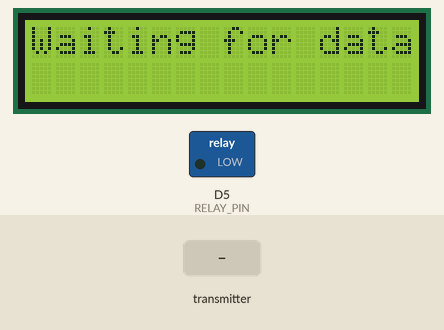
A sketch run on a simulated ESP8266 (NodeMCU). Parts: 16×2 character LCD, switched loads named in the sketch (green lamp = pin HIGH). The test bench sets the inputs (shaded band). WiFi joins after 1.5 s; servers stay silent unless stated; what the sketch prints to the serial monitor is not drawn.

Above: at 2.7 s.
2.8 s: the transmitter starts sending temperature = 0
At 4.0 s:
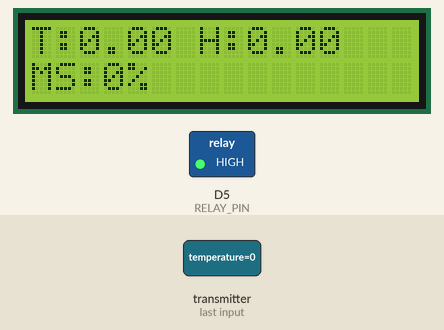
4.3 s: the transmitter starts sending moisture = 256
At 5.5 s:
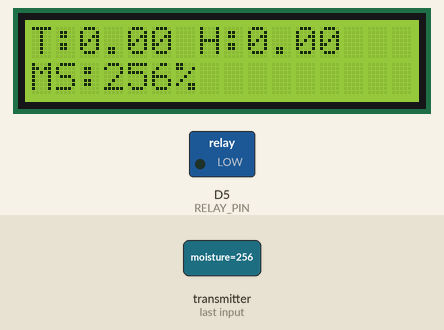
5.8 s: the transmitter starts sending humidity = 25
At 6.6 s:
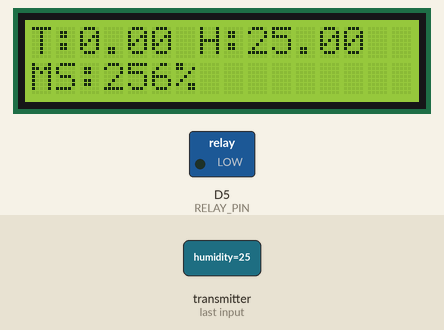
7.3 s: the transmitter starts sending temperature = 25
At 7.8 s:
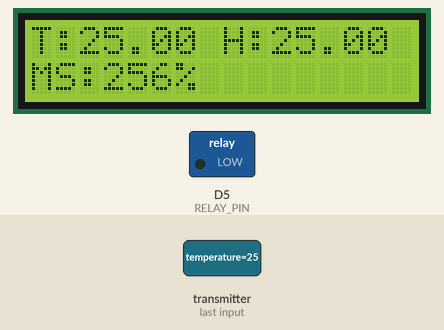
8.8 s: the transmitter starts sending humidity = 0
At 10.0 s:
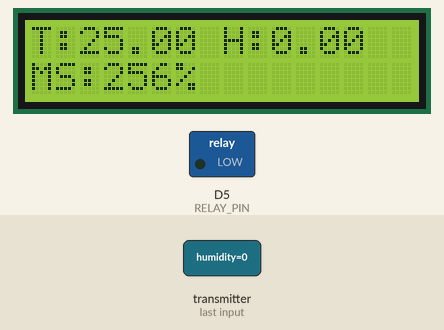
10.3 s: the transmitter starts sending moisture = 0
At 11.2 s:
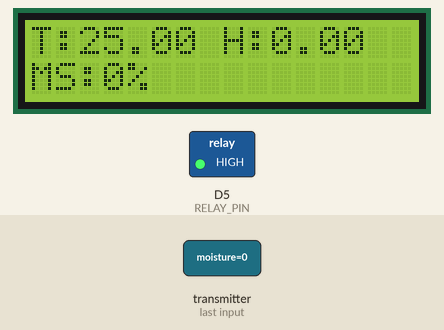
Timing chart, 0 to 12.8 s (numbered marks = the images above; inputs shaded):
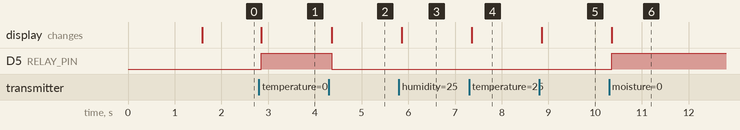

Measured:
- after the input at 2.8 s, D5 (RELAY_PIN): LOW → HIGH after 0.06 s; the display: changes after 0.06 s (image 1)
- after the input at 4.3 s, D5 (RELAY_PIN): HIGH → LOW after 0.06 s; the display: changes after 0.06 s (image 2)
- after the input at 5.8 s, the display: changes after 0.06 s (image 3)
- after the input at 7.3 s, the display: changes after 0.06 s (image 4)
- after the input at 8.8 s, the display: changes after 0.06 s (image 5)
- after the input at 10.3 s, D5 (RELAY_PIN): LOW → HIGH after 0.06 s; the display: changes after 0.06 s (image 6)

The sketch:

Master_without_Blynk.ino
```cpp
// This is the final code for the Master without Blynk
// Just upload this code to the master ESP for receiving information from the slave and displaying it on the master's LCD

// just Change the wifi credentials!

#include <ESP8266WiFi.h>
#include <espnow.h>
#include <Wire.h>
#include <LiquidCrystal_PCF8574.h>

// Pin definitions
#define RELAY_PIN D5        // Pin connected to relay (for water pump control)

// Initialize the LCD with I2C address 0x27 (adjust if necessary)
LiquidCrystal_PCF8574 lcd(0x27); // only connect 16x2 LCD display with I2C Connector.

// Structure to receive data from the slave
typedef struct struct_message {
  float temperature;
  float humidity;
  int moisture;
} struct_message;

// Create a struct_message object to hold received data
struct_message receivedData;

// Relay control variable
bool relayStatus = false;
int moistureThreshold = 30;  // Threshold for soil moisture to turn on the pump

// Function prototypes
void OnDataRecv(uint8_t *mac, uint8_t *incomingData, uint8_t len);

void setup() {
  // Initialize Serial Monitor
  Serial.begin(115200);

  // Set up Wi-Fi connection
  WiFi.begin("iot", "00000000"); // Wi-Fi SSID and Password, change according to your's!
  // Wait for the Wi-Fi to connect
  while (WiFi.status() != WL_CONNECTED) {
    delay(500);
    Serial.print(".");
  }
  Serial.println("Connected to Wi-Fi");

  // Initialize the LCD
  lcd.begin(16, 2);          // Set up the LCD's number of columns and rows
  lcd.setBacklight(255);      // Turn on the backlight with maximum brightness

  // Display a startup message on the LCD
  lcd.clear();
  lcd.setCursor(0, 0);
  lcd.print("Waiting for data");

  // Initialize relay pin as output
  pinMode(RELAY_PIN, OUTPUT);
  digitalWrite(RELAY_PIN, LOW);  // Start with the relay off

  // Set up Wi-Fi in station mode
  WiFi.mode(WIFI_STA);

  // Initialize ESP-NOW
  if (esp_now_init() != 0) {
    Serial.println("Error initializing ESP-NOW");
    lcd.clear();
    lcd.setCursor(0, 0);
    lcd.print("ESP-NOW Init Fail");
    return;
  }

  // Register the receive callback function to process data from the slave
  esp_now_set_self_role(ESP_NOW_ROLE_CONTROLLER);
  esp_now_register_recv_cb(OnDataRecv);

  Serial.println("Master ready to receive data...");
}

void OnDataRecv(uint8_t *mac, uint8_t *incomingData, uint8_t len) {
  // Copy the received data into the struct
  memcpy(&receivedData, incomingData, sizeof(receivedData));

  // Print received data to the Serial Monitor
  Serial.print("Temperature: ");
  Serial.print(receivedData.temperature);
  Serial.print(" °C, Humidity: ");
  Serial.print(receivedData.humidity);
  Serial.print(" %, Moisture: ");
  Serial.println(receivedData.moisture);

  // Display received data on the LCD
  lcd.clear();
  lcd.setCursor(0, 0);
  lcd.print("T:");
  lcd.print(receivedData.temperature);
  lcd.print(" H:");
  lcd.print(receivedData.humidity);

  lcd.setCursor(0, 1);
  lcd.print("MS:");
  lcd.print(receivedData.moisture);
  lcd.print("%");

  // Check the soil moisture level and control the relay
  if (receivedData.moisture < moistureThreshold) {
    // Soil is dry (below threshold), turn on the water pump (relay on)
    relayStatus = true;
    digitalWrite(RELAY_PIN, HIGH);  // Turn relay on
  } else {
    // Soil is wet (above threshold), turn off the water pump (relay off)
    relayStatus = false;
    digitalWrite(RELAY_PIN, LOW);   // Turn relay off
  }
}

void loop() {
  // No longer need to run Blynk
}
```
